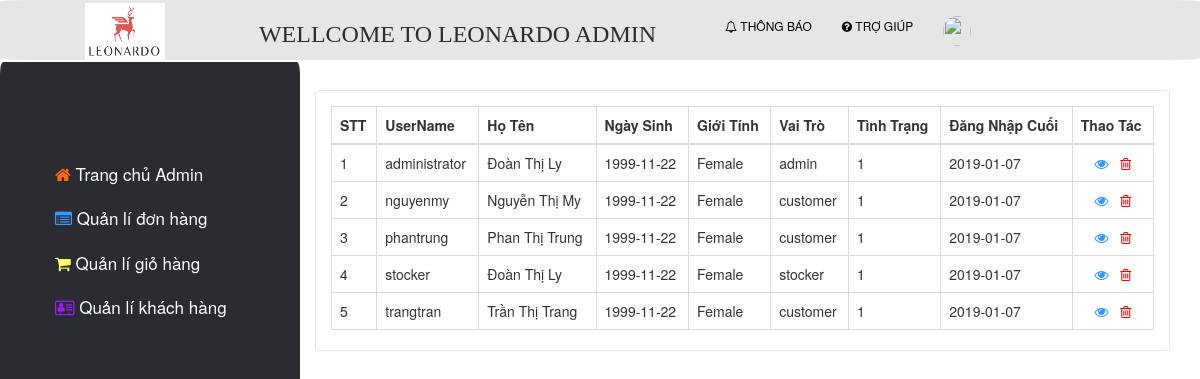
/administrator.php?viewUsername=administrator, run on the app's committed database.
### tables this page shows
CREATE TABLE `users`(
	`username` VARCHAR(50) NOT NULL PRIMARY KEY,
	`password` VARCHAR(255) NOT NULL,
	`avatar_url` VARCHAR(255),
	`first_name` VARCHAR(50) NOT NULL,
	`last_name` VARCHAR(50) NOT NULL,
	`birthday` DATE,
	`gender` VARCHAR(10),
	`email` VARCHAR(100),
	`address` VARCHAR(100),
	`phone` VARCHAR(11),
	`creation_date` DATETIME,
	`u_role` VARCHAR(50) NOT NULL,
	`last_access` DATE,
	`is_active` BOOLEAN NOT NULL
);

### connectMySQL.php (the view, shortened to what this page needs)
<?php
	function showAllUsers($connect){
		if ($connect) {
			$sql = "SELECT * FROM users";
			$result = $connect->query($sql);
			$stt = 1;
			if ($result->num_rows > 0) {
				echo "<table class='table table-bordered'>
							    <thead>
							      <tr>
							      	<th>STT</th>
							        <th>UserName</th>
							        <th>Họ Tên</th>
							        <th>Ngày Sinh</th>
							        <th>Giới Tính</th>
							        <th>Vai Trò</th>
							        <th>Tình Trạng</th>
							        <th>Đăng Nhập Cuối</th>
							        <th>Thao Tác</th>
							      </tr>
							    </thead>
							    <tbody>";
			    while($row = $result->fetch_assoc()) {
			    	echo "
			    		<tr> <td>$stt</td>
				        <td>" . $row['username'] . "</td>
				        <td>" . $row['last_name']." " .$row['first_name']. "</td>
				        <td>" . $row['birthday'] . "</td>
				        <td>" . $row['gender'] . "</td>
				        <td>" . $row['u_role'] . "</td>
				        <td>" . $row['is_active'] . "</td>
				        <td>" . $row['last_access'] . "</td>
				        <td class = 'text-center'>
				        	<a href='connectMySQL.php?viewUsername=" . $row['username'] . "' data-toggle='modal' data-target='#view'><i class = 'fa fa-eye' style='color: #3399ff;'></i></a> &nbsp;
									<a href='connectMySQL.php?username=" . $row['username'] . "'><i class = 'fa fa-trash-o' style='color: red;'></i></a>
				        </td>
				      </tr>
			    	";
			    	$stt++;
			    }
			    echo "</tbody>
							  </table>";
			} else {
			    echo "0 results";
			}
		}
	}
 ?>

### data on the page
users: username "administrator", last_name "Đoàn Thị", first_name "Ly", birthday "1999-11-22", gender "Female", u_role "admin", is_active "1", last_access "2019-01-07"
users: username "nguyenmy", last_name "Nguyễn Thị", first_name "My", birthday "1999-11-22", gender "Female", u_role "customer", is_active "1", last_access "2019-01-07"
users: username "phantrung", last_name "Phan Thị", first_name "Trung", birthday "1999-11-22", gender "Female", u_role "customer", is_active "1", last_access "2019-01-07"
users: username "stocker", last_name "Đoàn Thị", first_name "Ly", birthday "1999-11-22", gender "Female", u_role "stocker", is_active "1", last_access "2019-01-07"
users: username "trangtran", last_name "Trần Thị", first_name "Trang", birthday "1999-11-22", gender "Female", u_role "customer", is_active "1", last_access "2019-01-07"
